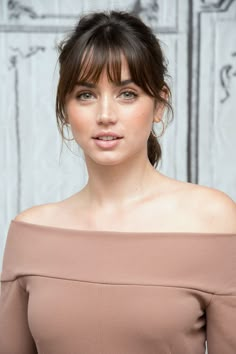
#> input picture dataset/Ana/armas_1.jpg, 236 x 354 px
$ python pca_live.py
#> lines starting #> are read from the running program, lines starting #| are printed output that depends on the picture
import cv2
import numpy as np
import os

# Constants
DATASET_PATH = "dataset/"  # Folder where images are stored
IMAGE_SIZE = (100, 100)    # Resize all images to 100x100

# Step 1: Load dataset and preprocess
def load_images(path):
#> called with path = 'dataset/'
    images = []
    labels = []
    label_dict = {}  # Map names to numeric labels
    label_count = 0

    for person in os.listdir(path):
        person_path = os.path.join(path, person)
        if not os.path.isdir(person_path):
            continue

        if person not in label_dict:
            label_dict[person] = label_count
            label_count += 1

        for img_name in os.listdir(person_path):
            img_path = os.path.join(person_path, img_name)
            img = cv2.imread(img_path, cv2.IMREAD_GRAYSCALE)
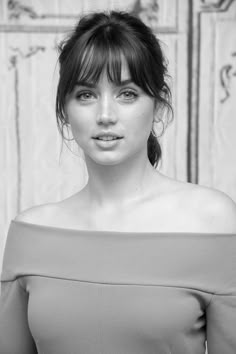
#> img: shape (354, 236); min 0, max 247, mean 171.3
            if img is None:
                print(f"Warning: Could not load image {img_path}")
                continue
            img = cv2.resize(img, IMAGE_SIZE)
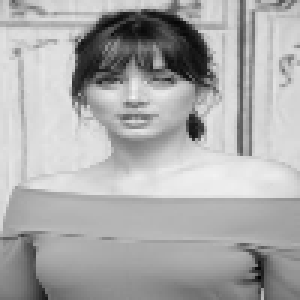
#> img: shape (100, 100) (shown 3 times larger); min 1, max 243, mean 171.2

            images.append(img)
            labels.append(label_dict[person])

    return images, np.array(labels), label_dict

# Step 2: Train EigenFace Recognizer
def train_recognizer(images, labels):
    recognizer = cv2.face.EigenFaceRecognizer_create()
    recognizer.train(images, labels)
    recognizer.save("face_model.yml")  # Save trained model
    return recognizer

# Step 3: Recognize face from webcam
def recognize_faces(recognizer, label_dict):
    face_cascade = cv2.CascadeClassifier(cv2.data.haarcascades + "haarcascade_frontalface_default.xml")
    cap = cv2.VideoCapture(0)

    reverse_label_dict = {v: k for k, v in label_dict.items()}  # Reverse mapping

    while True:
        ret, frame = cap.read()
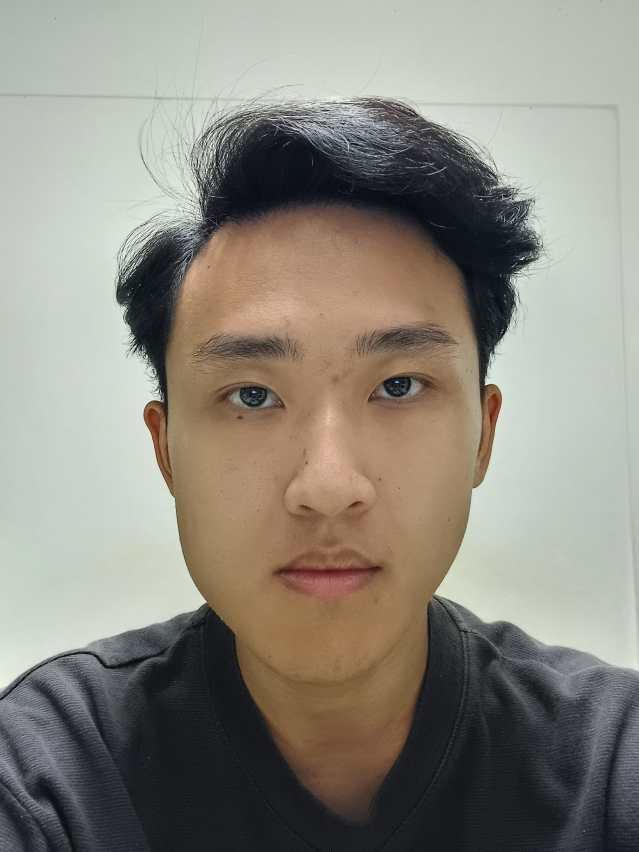
#> input picture Extra/Extra_Choong_Shen_Kit.jpg, 2556 x 3408 px, given in place of the camera (shown at 1/4 size)
#> frame is the input picture: shape (3408, 2556, 3); mean B, G, R 127.4, 137.2, 141.4
        if not ret:
            break

        gray = cv2.cvtColor(frame, cv2.COLOR_BGR2GRAY)
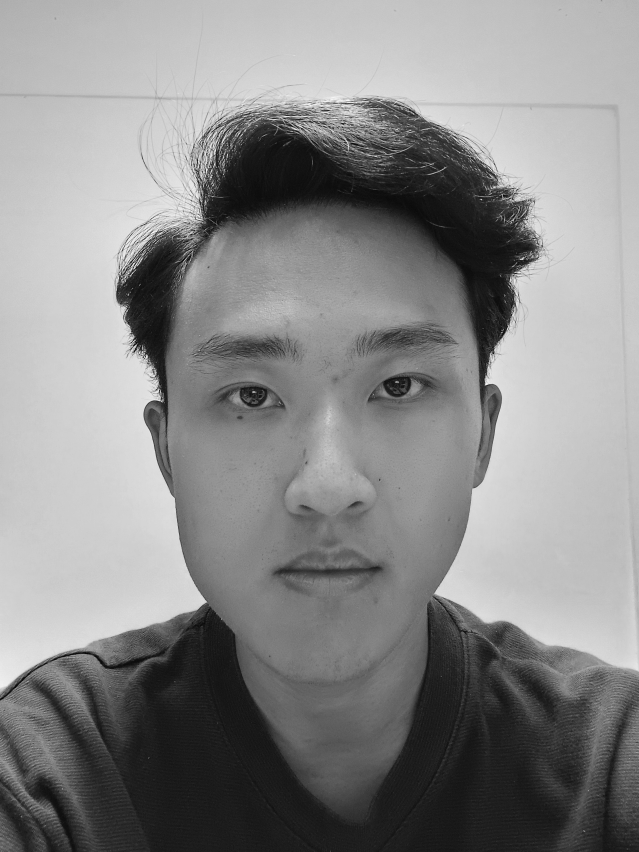
#> gray: shape (3408, 2556) (shown at 1/4 size); min 0, max 254, mean 137.3
        faces = face_cascade.detectMultiScale(gray, 1.3, 5)
#> faces = [[429, 896, 1749, 1749]]

        for (x, y, w, h) in faces:
            face = gray[y:y+h, x:x+w]
            face = cv2.resize(face, IMAGE_SIZE)

            label, confidence = recognizer.predict(face)
            name = reverse_label_dict.get(label, "Unknown")

            # Draw rectangle and label
            color = (0, 255, 0) if name != "Unknown" else (0, 0, 255)
            cv2.rectangle(frame, (x, y), (x + w, y + h), color, 2)
            cv2.putText(frame, f"{name} ({confidence:.2f})", (x, y - 10), cv2.FONT_HERSHEY_SIMPLEX, 0.8, color, 2)
#> this loop made 1 pass
#> (x, y, w, h, label, confidence) on pass 1: (429, 896, 1749, 1749, 0, 5043.6)
#> pass 1, in recognize_faces, `face = gray[y:y+h, x:x+w]`:
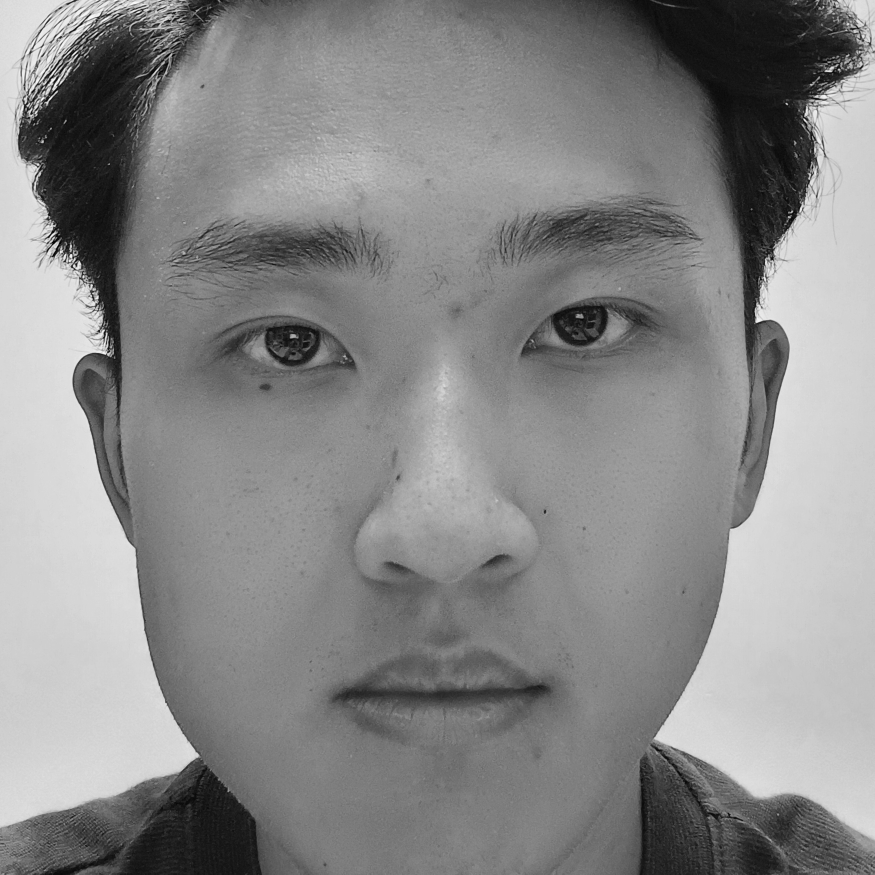
#> face: shape (1749, 1749) (shown at 1/2 size); min 0, max 253, mean 136.2
#> pass 1, in recognize_faces, `face = cv2.resize(face, IMAGE_SIZE)`:
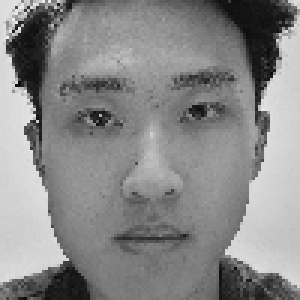
#> face: shape (100, 100) (shown 3 times larger); min 9, max 242, mean 136

        cv2.imshow("Live Face Recognition", frame)

        if cv2.waitKey(1) & 0xFF == ord('q'):
#> (key q is pressed here)
            break

    cap.release()
    cv2.destroyAllWindows()

# Main Execution

print("Loading dataset...")
images, labels, label_dict = load_images(DATASET_PATH)

print("Training model...")
recognizer = train_recognizer(images, labels)

print("Starting real-time face recognition...")
recognize_faces(recognizer, label_dict)
